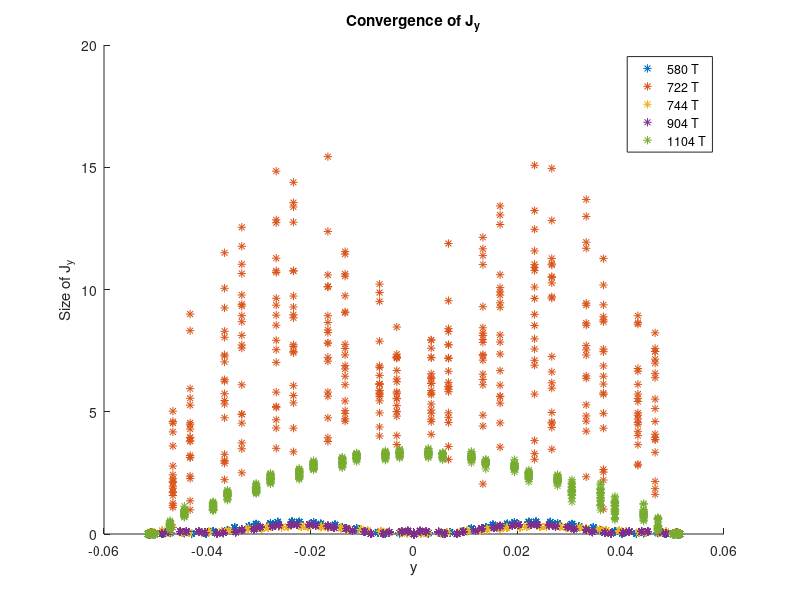
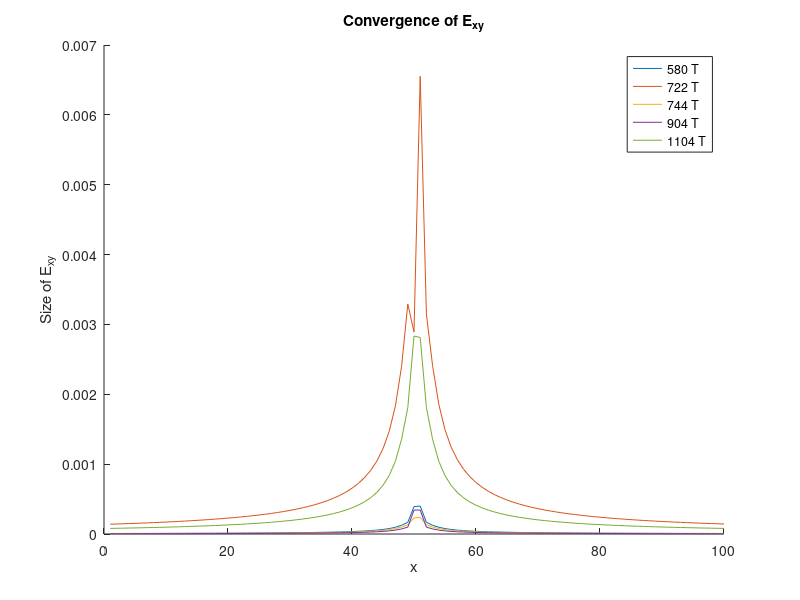
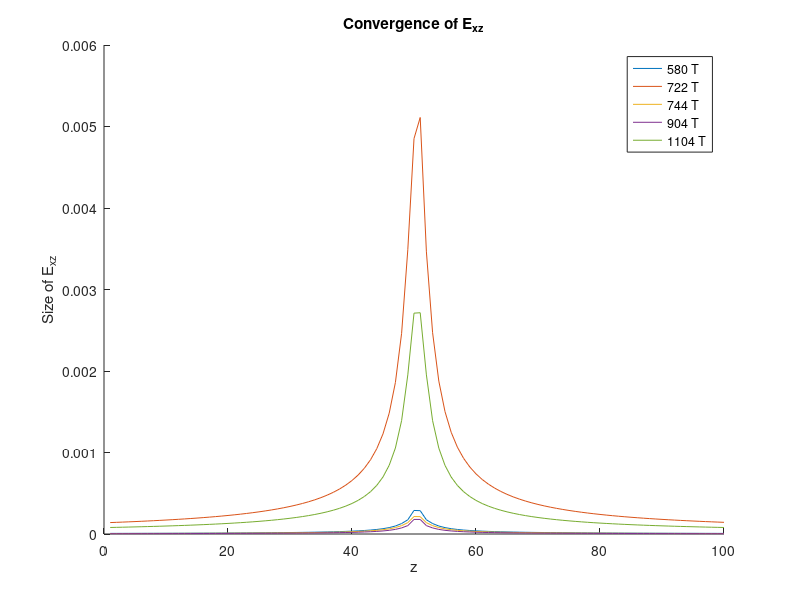

MATLAB code to generate these figures, in order:
P264=0;
P580=1;
P722=1;
P744=1;
P904=1;
P1104=1;
close all

% load('ConvSlow.mat')
load('ConvSlowSub.mat')
% load('ConvFast.mat')
% load('ConvFastSub.mat')

figure(1)
title('Convergence of J_y')
xlabel('y')
ylabel('Size of J_y')
PlottetLabels = {};
hold on

figure(2)
title('Convergence of E_{xy}')
xlabel('x')
ylabel('Size of E_{xy}')
hold on

figure(3)
title('Convergence of E_{xz}')
xlabel('z')
ylabel('Size of E_{xz}')
hold on

if P264
    figure(1)
    plot(center(:,2),abs(J(:,2)),'*')
    figure(2)
    plot(abs(ExyCrossX(:,1)))
    figure(3)
    plot(abs(ExzCrossZ(:,1)))
    PlottetLabels = [PlottetLabels, '264 T'];
end
if P580
    figure(1)
    plot(center(:,5),abs(J(:,5)),'*')
    figure(2)
    plot(abs(ExyCrossX(:,2)))
    figure(3)
    plot(abs(ExzCrossZ(:,2)))
    PlottetLabels = [PlottetLabels, '580 T'];
end
if P722
    figure(1)
    plot(center(:,8),abs(J(:,8)),'*')
    figure(2)
    plot(abs(ExyCrossX(:,3)))
    figure(3)
    plot(abs(ExzCrossZ(:,3)))
    PlottetLabels = [PlottetLabels, '722 T' ];
end
if P744
    figure(1)
    plot(center(:,11),abs(J(:,11)),'*')
    figure(2)
    plot(abs(ExyCrossX(:,4)))
    figure(3)
    plot(abs(ExzCrossZ(:,4)))
    PlottetLabels = [PlottetLabels, '744 T' ];
end
if P904
    figure(1)
    plot(center(:,14),abs(J(:,14)),'*')
    figure(2)
    plot(abs(ExyCrossX(:,5)))
    figure(3)
    plot(abs(ExzCrossZ(:,5)))
    PlottetLabels = [PlottetLabels, '904 T'];
end
if P1104
    figure(1)
    plot(center(:,17),abs(J(:,17)),'*')
    figure(2)
    plot(abs(ExyCrossX(:,6)))
    figure(3)
    plot(abs(ExzCrossZ(:,6)))
    PlottetLabels = [PlottetLabels, '1104 T'];
end
figure(1)
legend(PlottetLabels)
figure(2)
legend(PlottetLabels)
figure(3)
legend(PlottetLabels)
